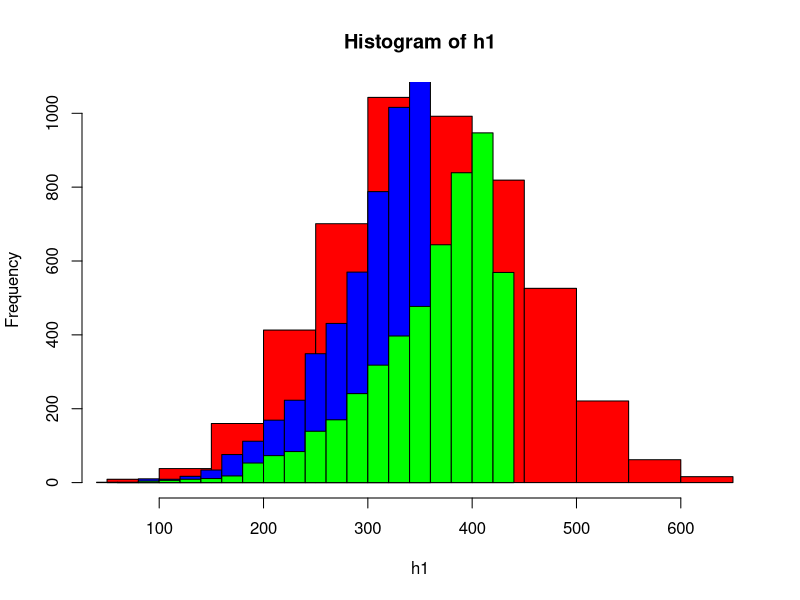
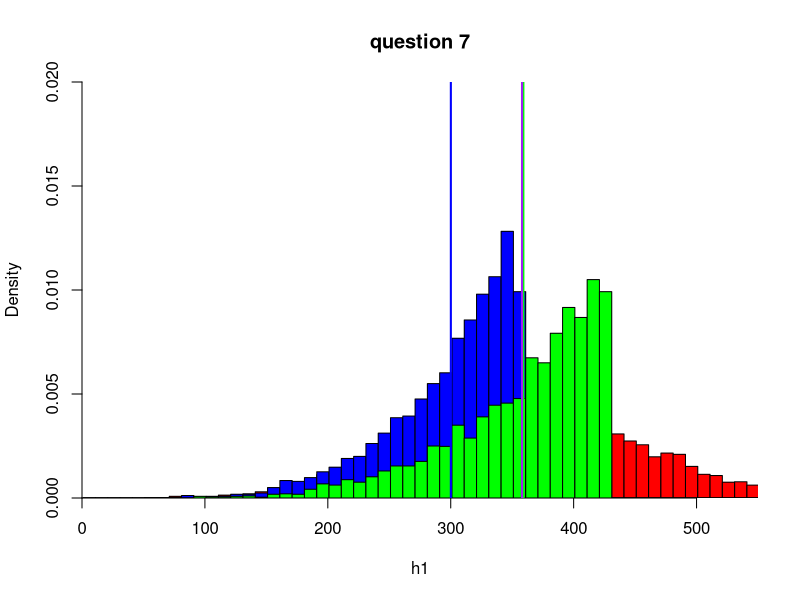

Source code (R) for these figures, in order:
#question 0
set.seed(123)
N<-sample(200:400,1)


#question 4
n<-5
#on fait un tirage
sample(1:N,n,replace=F)

#créons la matrice ( vide pour l'instant)
D<-5000
mat_ech<-matrix(,nrow=D,ncol=n)

#on la remplit
for(i in 1:D){ mat_ech[i,]=sample(1:N,n,replace=F)}

#on regarde sa dimension :
dim(mat_ech)

summary(mat_ech)


#question  4
# 1)

#on code les fonctions :

N1<-function(x){
  2*mean(x)-1
}

N2<-function(x){
  max(x)
}

N3<-function(x){
  (1+1/n)*max(x)-1
}

# 2)

h1<-apply(mat_ech,1,N1)
h2<-apply(mat_ech,1,N2)
h3<-apply(mat_ech,1,N3)

#question 6
#regardons

summary(h1)
summary(h2)
summary(h3)

#question 7
#traçons les 

hist(h1,col="red")
hist(h2,col="blue",add=T)      #add=T pour mettre sur la même image
hist(h3,col="green",add=T)

# de manière plus fine :
hist(h1,breaks=seq(1,640,by=10),xaxs="i",yaxs="i",xlim=c(0,550),ylim=c(0,0.02),col="red",prob=T,main="question 7")
hist(h2,breaks=seq(1,640,by=10),xaxs="i",yaxs="i",xlim=c(0,550),ylim=c(0,0.02),col="blue",prob=T,add=T)
hist(h3,breaks=seq(1,640,by=10),xaxs="i",yaxs="i",xlim=c(0,550),ylim=c(0,0.02),col="green",prob=T,add=T)

abline(v=mean(h1),lwd=2,col='red')
abline(v=mean(h2),lwd=2,col='blue')
abline(v=mean(h3),lwd=2,col='green')    #estimateur pris par les anglais 
abline(v=N,lwd=2,col='purple')





